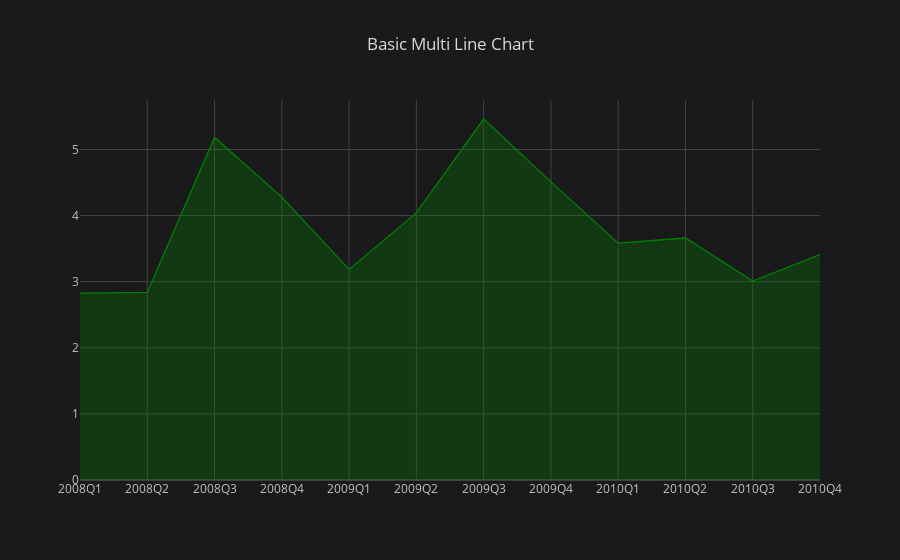

Notebook cell for this chart:
### Code cell
# plot the countries 
bike_sales_by_quarter.iplot(kind='area',
                            fill=True,
                                     theme='space',
                                    color='green',
                                     title='Basic Multi Line Chart')

### Figure 1 — Plotly figure (JSON) as saved in the notebook; plotly's stock layout.template omitted (floating-point values rounded to 4 significant figures)
{"data": [{"fill": "tonexty", "fillcolor": "rgba(0, 128, 0, 0.3)", "line": {"color": "rgba(0, 128, 0, 1.0)", "dash": "solid", "shape": "linear", "width": 1.3}, "mode": "lines", "name": "Sales in Millions", "text": "", "type": "scatter", "uid": "6d928e10-c7b1-4fd7-ad9f-3aedd7ac7776", "x": ["2008Q1", "2008Q2", "2008Q3", "2008Q4", "2009Q1", "2009Q2", "2009Q3", "2009Q4", "2010Q1", "2010Q2", "2010Q3", "2010Q4"], "y": [2.828, 2.837, 5.182, 4.28, 3.185, 4.041, 5.461, 4.51, 3.583, 3.661, 3.01, 3.409]}], "layout": {"legend": {"bgcolor": "#1A1A1C", "font": {"color": "#D9D9D9"}}, "paper_bgcolor": "#1A1A1C", "plot_bgcolor": "#1A1A1C", "title": {"font": {"color": "#D9D9D9"}, "text": "Basic Multi Line Chart"}, "xaxis": {"gridcolor": "#434343", "showgrid": true, "tickfont": {"color": "#C2C2C2"}, "title": {"font": {"color": "#D9D9D9"}, "text": ""}, "zerolinecolor": "#666570"}, "yaxis": {"gridcolor": "#434343", "showgrid": true, "tickfont": {"color": "#C2C2C2"}, "title": {"font": {"color": "#D9D9D9"}, "text": ""}, "zerolinecolor": "#666570"}}}
